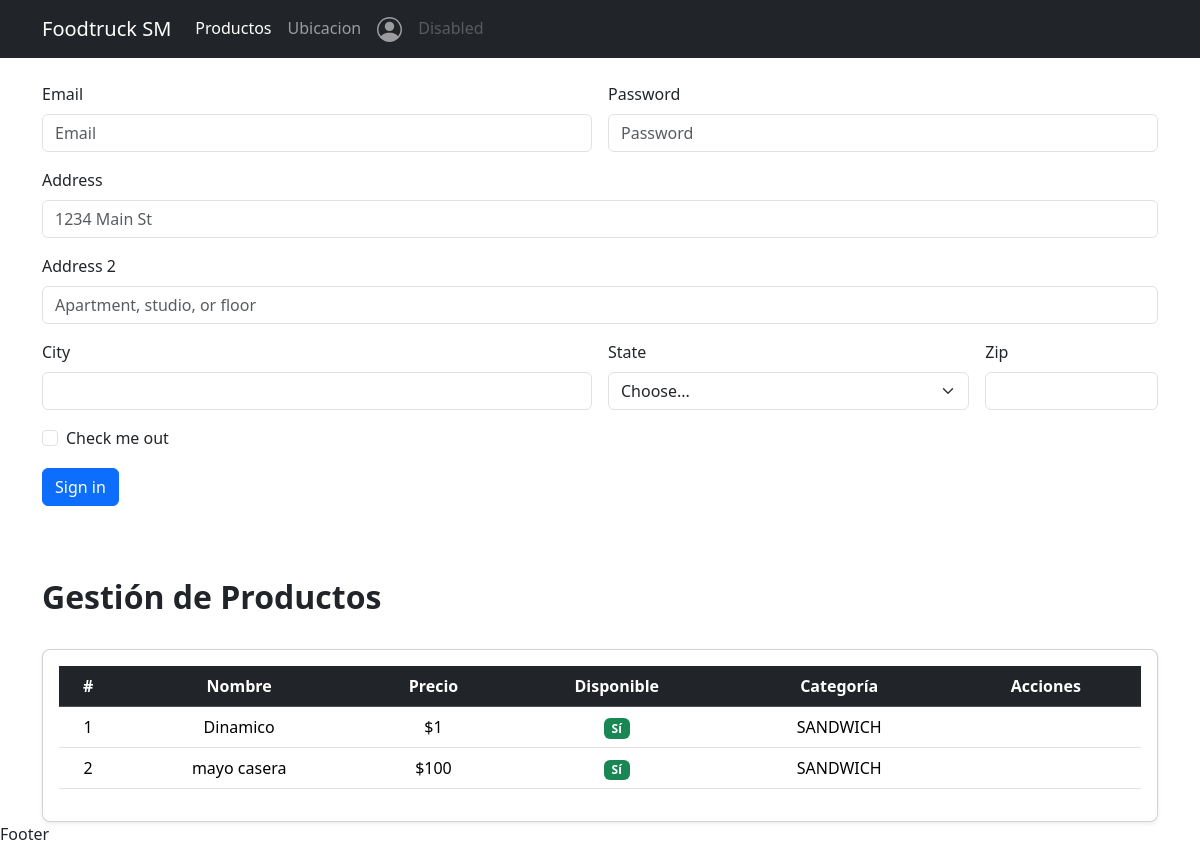
/menu/crud/, run on the app's committed database.
### pedidos/models.py (models this page shows)
class Producto(models.Model):
    name = models.CharField(max_length=50)
    description = models.CharField(max_length=100)
    image = models.ImageField(upload_to='pedidos/images/')
    price = models.IntegerField()
    disponible = models.BooleanField(default=True)
    id_categoria = models.ForeignKey(Categoria, on_delete=models.CASCADE)

class Categoria(models.Model):
    id_categoria = models.BigAutoField(primary_key=True)
    nombre_categoria = models.CharField(max_length=50)
    imagen_cat = models.ImageField(upload_to='pedidos/images/')

### pedidos/views.py (the view)
# urls.py: path('crud/', crudProducto, name='crud'),
def crudProducto(request):
    productos = Producto.objects.all()
    return render(request, 'crudProductos.html', {'productos': productos})

### pedidos/context_processor.py (called while the page is built, shortened)
def total_carrito(request):
    total = 0
    return {"total_carrito": total}

### pedidos/templates/crudProductos.html (shortened to what this page needs)
{% extends 'layout.html' %}
{% block content %}
<div class="container py-4">
  <form>
    <div class="row g-3">
      <div class="col-md-6">
        <label for="inputEmail4" class="form-label">Email</label>
        <input type="email" class="form-control" id="inputEmail4" placeholder="Email">
      </div>
      <div class="col-md-6">
        <label for="inputPassword4" class="form-label">Password</label>
        <input type="password" class="form-control" id="inputPassword4" placeholder="Password">
      </div>
      <div class="col-12">
        <label for="inputAddress" class="form-label">Address</label>
        <input type="text" class="form-control" id="inputAddress" placeholder="1234 Main St">
      </div>
      <div class="col-12">
        <label for="inputAddress2" class="form-label">Address 2</label>
        <input type="text" class="form-control" id="inputAddress2" placeholder="Apartment, studio, or floor">
      </div>
      <div class="col-md-6">
        <label for="inputCity" class="form-label">City</label>
        <input type="text" class="form-control" id="inputCity">
      </div>
      <div class="col-md-4">
        <label for="inputState" class="form-label">State</label>
        <select id="inputState" class="form-select">
          <option selected>Choose...</option>
        </select>
      </div>
      <div class="col-md-2">
        <label for="inputZip" class="form-label">Zip</label>
        <input type="text" class="form-control" id="inputZip">
      </div>
      <div class="col-12">
        <div class="form-check">
          <input class="form-check-input" type="checkbox" id="gridCheck">
          <label class="form-check-label" for="gridCheck">Check me out</label>
        </div>
      </div>
      <div class="col-12">
        <button type="submit" class="btn btn-primary">Sign in</button>
      </div>
    </div>
  </form>
</div>
<div class="container mt-5">
    <div class="d-flex justify-content-between align-items-center mb-4">
        <h2 class="fw-bold">Gestión de Productos</h2>
    </div>
    <div class="card shadow-sm rounded-3">
        <div class="card-body">
            <div class="table-responsive">
                <table class="table table-hover align-middle">
                    <thead class="table-dark text-center">
                        <tr>
                            <th scope="col">#</th>
                            <th scope="col">Nombre</th>
                            <th scope="col">Precio</th>
                            <th scope="col">Disponible</th>
                            <th scope="col">Categoría</th>
                            <th scope="col">Acciones</th>
                        </tr>
                    </thead>
                    <tbody class="text-center">
                        {% for producto in productos %}
                        <tr>
                            <td>{{ forloop.counter }}</td>
                            <td>{{ producto.name }}</td>
                            <td>${{ producto.price }}</td>
                            <td>
                                {% if producto.disponible %}
                                <span class="badge bg-success">Sí</span>
                                {% else %}
                                <span class="badge bg-danger">No</span>
                                {% endif %}
                            </td>
                            <td>{{ producto.id_categoria.nombre_categoria }}</td>
                            <td>
                            </td>
                        </tr>
                        {% empty %}
                        <tr>
                            <td colspan="6" class="text-center text-muted">
                                No hay productos registrados.
                            </td>
                        </tr>
                        {% endfor %}
                    </tbody>
                </table>
            </div>
        </div>
    </div>
</div>
{% endblock %}

### data on the page
Producto: name "Dinamico", price "1", disponible "Sí", id_categoria.nombre_categoria "SANDWICH"
Producto: name "mayo casera", price "100", disponible "Sí", id_categoria.nombre_categoria "SANDWICH"
